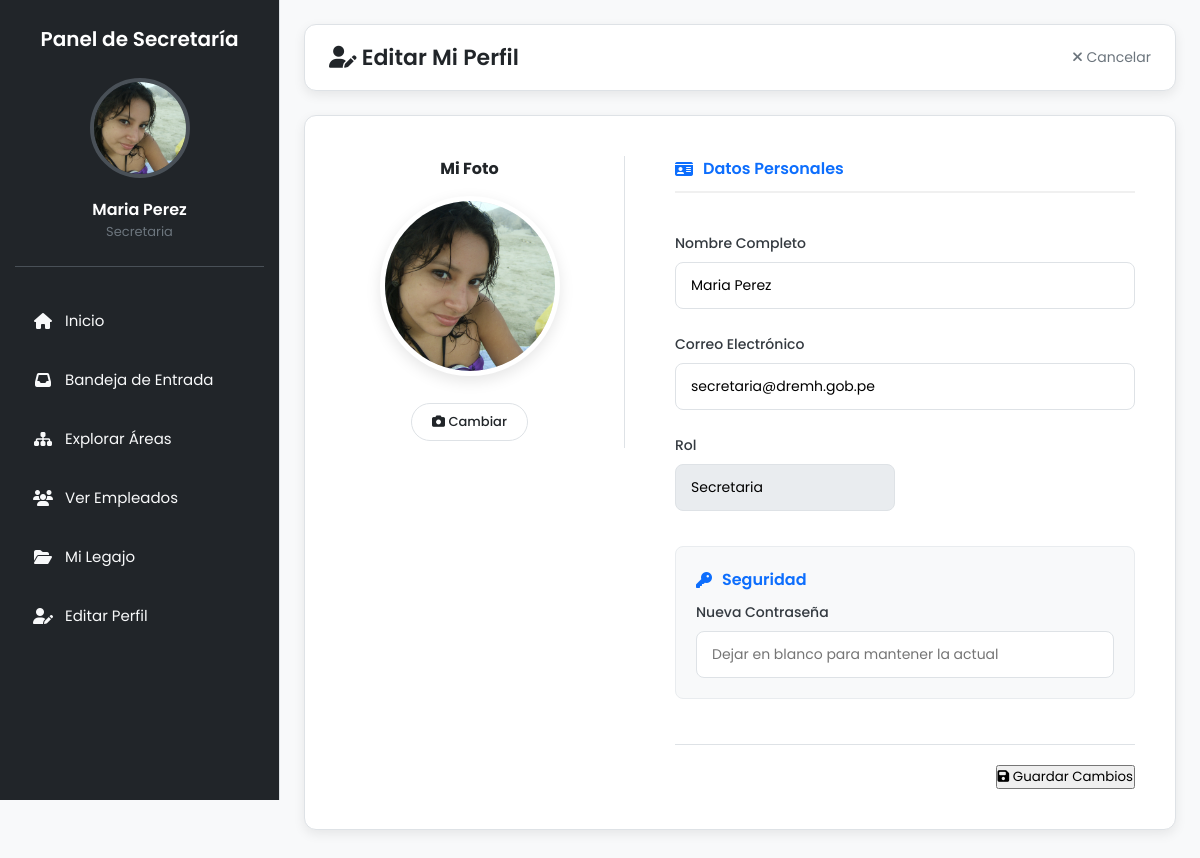
The page /secretaria/editar_perfil.php (signed in) on the database its author committed.
### tables this page shows
CREATE TABLE `usuarios` (
  `id` int NOT NULL AUTO_INCREMENT,
  `nombre` varchar(150) NOT NULL,
  `email` varchar(150) NOT NULL,
  `password_hash` varchar(255) NOT NULL,
  `id_area` int DEFAULT NULL,
  `rol` enum('admin','rrhh','jefe_area','empleado','secretaria') DEFAULT 'empleado',
  `activo` tinyint(1) DEFAULT '1',
  `creado_en` datetime DEFAULT CURRENT_TIMESTAMP,
  `foto` varchar(255) DEFAULT 'uploads/usuarios/default.png',
  `reset_token` varchar(64) DEFAULT NULL,
  `reset_token_expires_at` datetime DEFAULT NULL,
  PRIMARY KEY (`id`),
  UNIQUE KEY `email` (`email`),
  KEY `id_area` (`id_area`),
  CONSTRAINT `usuarios_ibfk_1` FOREIGN KEY (`id_area`) REFERENCES `areas` (`id`)
);

### secretaria/editar_perfil.php (the view, shortened to what this page needs)
<?php
require '../php/db.php';
$id_usuario = $_SESSION['id'];
try {
    $stmt = $pdo->prepare("SELECT * FROM usuarios WHERE id = ?");
    $stmt->execute([$id_usuario]);
    $usuario = $stmt->fetch(PDO::FETCH_ASSOC);
} catch (PDOException $e) {
    die("Error: " . $e->getMessage());
}
$foto_actual = !empty($usuario['foto']) ? "../uploads/usuarios/" . $usuario['foto'] : "../img/user.png";
require_once '../includes/header_secretaria.php';
require_once '../includes/sidebar_secretaria.php';
?>
<div class="main">
    <header class="topbar">
        <h1><i class="fas fa-user-edit"></i> Editar Mi Perfil</h1>
        <div class="top-actions">
            <a href="secretaria_dashboard.php" class="btn-back" style="color: #6c757d; text-decoration: none;">
                <i class="fas fa-times"></i> Cancelar
            </a>
        </div>
    </header>
    <main class="content">
        <form method="POST" enctype="multipart/form-data" class="edit-card">
            <div class="edit-layout">
                <div class="photo-column">
                    <h3 style="font-size: 16px; margin-bottom: 15px;">Mi Foto</h3>
                    <img src="<?= htmlspecialchars($foto_actual) ?>" alt="Avatar" class="current-avatar-preview" id="previewImg">
                    <div class="upload-btn-wrapper">
                        <button class="btn-upload-trigger" type="button"><i class="fas fa-camera"></i> Cambiar</button>
                    </div>
                </div>
                <div class="form-column">
                    <div class="section-title"><i class="fas fa-id-card"></i> Datos Personales</div>
                    <div class="form-group">
                        <label>Nombre Completo</label>
                        <input type="text" name="nombre" class="form-control" value="<?= htmlspecialchars($usuario['nombre']) ?>" required>
                    </div>
                    <div class="form-group">
                        <label>Correo Electrónico</label>
                        <input type="email" name="email" class="form-control" value="<?= htmlspecialchars($usuario['email']) ?>" required>
                    </div>
                    <div class="form-grid-2">
                        <div class="form-group">
                            <label>Rol</label>
                            <input type="text" class="form-control" value="<?= ucfirst($usuario['rol']) ?>" readonly>
                        </div>
                    </div>
                    <div class="security-box">
                        <div class="section-title" style="border:none; padding:0; margin-bottom:10px;">
                            <i class="fas fa-key"></i> Seguridad
                        </div>
                        <div class="form-group">
                            <label>Nueva Contraseña</label>
                            <input type="password" name="password" class="form-control" placeholder="Dejar en blanco para mantener la actual">
                        </div>
                    </div>
                    <div class="form-actions">
                        <button type="submit" class="btn-primary">
                            <i class="fas fa-save"></i> Guardar Cambios
                        </button>
                    </div>
                </div>
            </div>
        </form>
    </main>
</div>
<?php require_once '../includes/footer.php'; ?>

### style/global.css (style rules this page uses)
:root { --color-primario: #0d6efd; --color-primario-hover: #0b5ed7; --color-secundario: #6c757d; --color-exito: #198754; --color-peligro: #dc3545; --color-advertencia: #ffc107; --color-info: #0dcaf0; --color-fondo-cuerpo: #f8f9fa; --color-fondo-sidebar: #212529; --color-texto-sidebar: #f8f9fa; --color-fondo-tarjeta: #ffffff; --color-texto-principal: #212529; --color-texto-secundario: #6c757d; --color-borde: #dee2e6; --sombra-tarjeta: 0 4px 12px rgba(0, 0, 0, 0.08); }
* { margin: 0; padding: 0; box-sizing: border-box; font-family: 'Poppins', sans-serif; }
body { display: flex; background: var(--color-fondo-cuerpo); color: var(--color-texto-principal); min-height: 100vh; }
.main { flex: 1; padding: 24px; margin-left: 280px; transition: margin-left 0.3s ease; }
.topbar { display: flex; justify-content: space-between; align-items: center; background: var(--color-fondo-tarjeta); padding: 16px 24px; border-radius: 12px; margin-bottom: 24px; box-shadow: var(--sombra-tarjeta); border: 1px solid var(--color-borde); }
.topbar h1 { font-size: 22px; color: var(--color-texto-principal); font-weight: 600; margin: 0; }
.topbar .top-actions { display: flex; align-items: center; gap: 20px; font-size: 14px; color: var(--color-texto-secundario); }

### style/editar_perfil.css (style rules this page uses)
.edit-card { background: var(--color-fondo-tarjeta); padding: 40px; border-radius: 12px; box-shadow: var(--sombra-tarjeta); border: 1px solid var(--color-borde); margin-bottom: 30px; }
.edit-layout { display: grid; grid-template-columns: 280px 1fr; gap: 50px; align-items: start; }
.photo-column { text-align: center; padding-right: 30px; border-right: 1px solid var(--color-borde); }
.current-avatar-preview { width: 180px; height: 180px; border-radius: 50%; object-fit: cover; border: 5px solid #fff; box-shadow: 0 5px 15px rgba(0,0,0,0.1); margin-bottom: 20px; background-color: #e9ecef; }
.upload-btn-wrapper { position: relative; overflow: hidden; display: inline-block; }
.btn-upload-trigger { border: 1px solid var(--color-borde); color: var(--color-texto-principal); background-color: #fff; padding: 8px 20px; border-radius: 20px; font-size: 13px; font-weight: 500; cursor: pointer; transition: all 0.2s; }
.form-column { display: flex; flex-direction: column; gap: 25px; }
.section-title { font-size: 16px; font-weight: 600; color: var(--color-primario); border-bottom: 2px solid #f0f0f0; padding-bottom: 10px; margin-bottom: 15px; display: flex; align-items: center; gap: 10px; }
.form-grid-2 { display: grid; grid-template-columns: 1fr 1fr; gap: 20px; }
.form-group label { display: block; font-weight: 500; margin-bottom: 8px; font-size: 14px; color: #343a40; }
.form-control { width: 100%; padding: 12px 15px; border-radius: 8px; border: 1px solid var(--color-borde); font-size: 14px; transition: border-color 0.2s; background-color: #fff; }
.form-control:read-only { background-color: #e9ecef; cursor: not-allowed; }
.security-box { background-color: #f8f9fa; border: 1px solid #e9ecef; padding: 20px; border-radius: 8px; margin-top: 10px; }
.form-actions { display: flex; justify-content: flex-end; gap: 15px; margin-top: 20px; padding-top: 20px; border-top: 1px solid var(--color-borde); }

### rows shown on the page
usuarios: foto (picture), nombre "Maria Perez", email "secretaria@dremh.gob.pe", rol "Secretaria"

### other values the page prints
$_SESSION['nombre'] "Maria Perez"
$_SESSION['rol'] "Secretaria"
